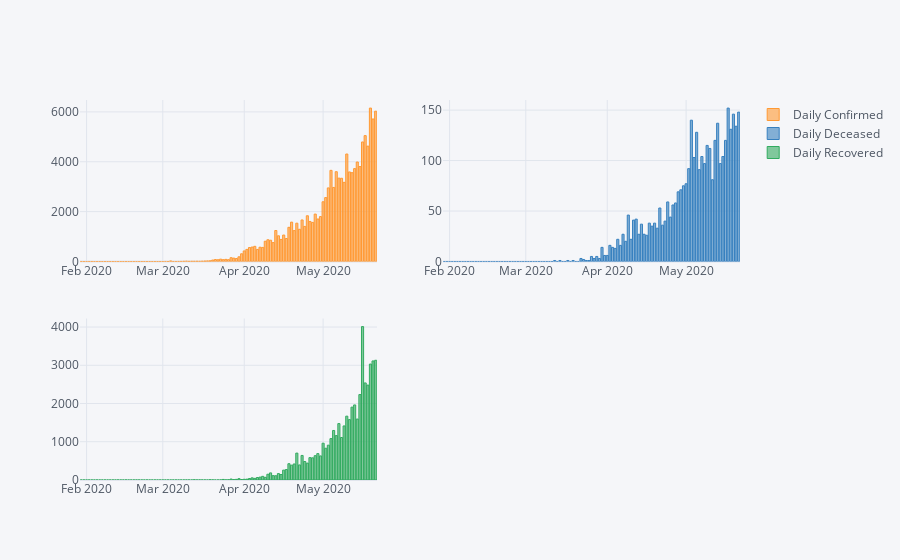

The notebook cell this image was saved under:
### Code cell
data.iplot(kind = 'bar', x = 'Date', y = ['Daily Confirmed', 'Daily Deceased', 'Daily Recovered'], subplots=True)
